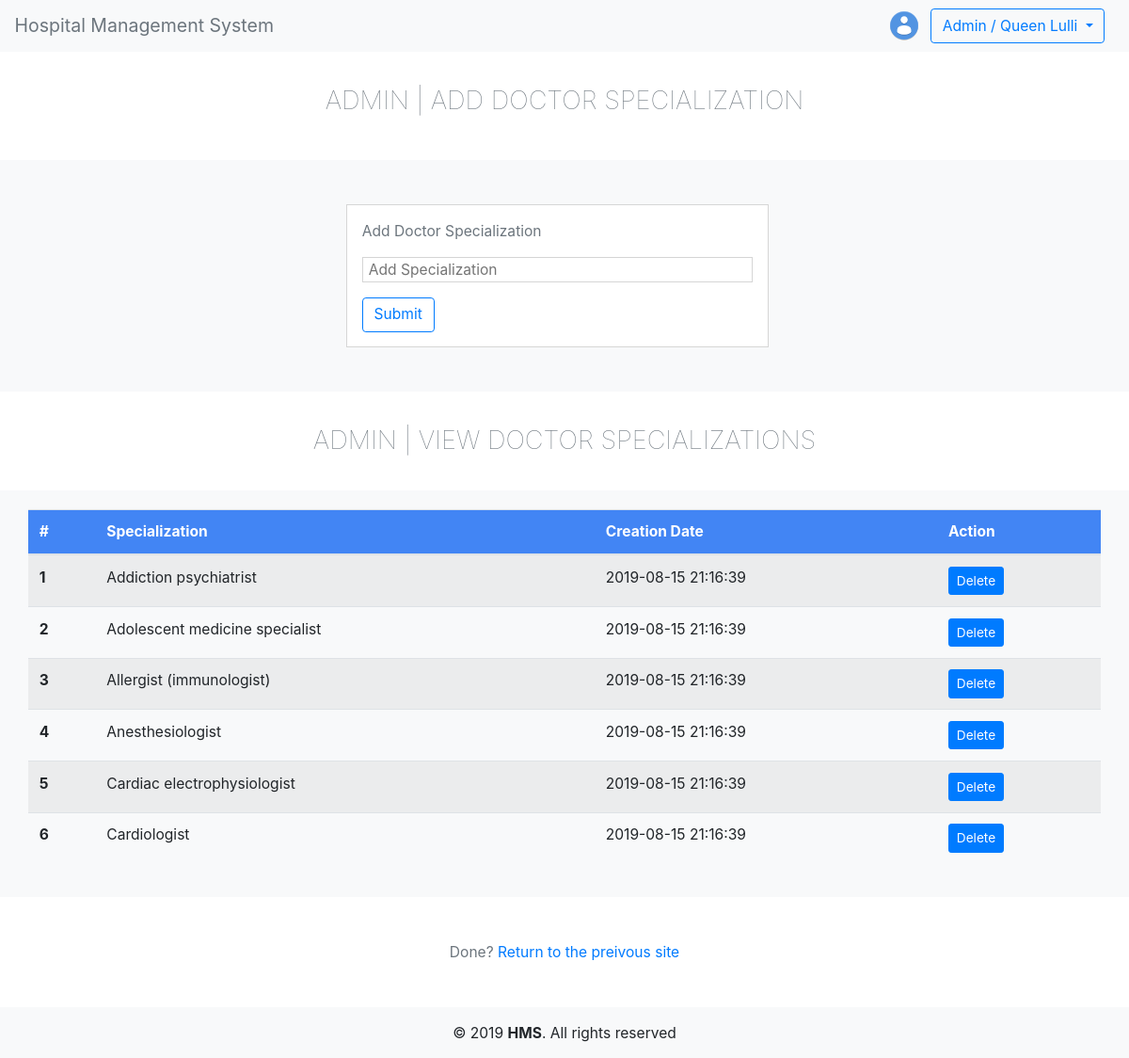
The page /admin/addSpecialization.php on the database its author committed.
### tables this page shows
CREATE TABLE specializations (
  specialization_no int(11) AUTO_INCREMENT PRIMARY KEY NOT NULL,
  specialization_name varchar(256) NOT NULL,
  specialization_creation_date DATETIME NOT NULL,
  display DATETIME NOT NULL
);

### admin/addSpecialization.php (the view, shortened to what this page needs)
<?php require 'header.php'; ?>
<center>   <h3 class="heading text-muted">ADMIN | ADD DOCTOR SPECIALIZATION</h3>   </center>
<div class="wrapper row fluid bg-light mt-5 p-5 justify-content-center">
  <form action="addSpecialization.inc.php" method="POST" class="p-3">
    <p class="text-muted">Add Doctor Specialization</p>
<?php
  if (isset($_GET['specialization'])) {
    $specialization = $_GET['specialization'];
    echo '<input type="text" placeholder="Add Specialization" name="specialization" value="'.$specialization.'">';
  }
  else{
    echo '<input type="text" placeholder="Add Specialization" name="specialization">';
  }
?>
    <button class="btn btn-outline-primary mt-3" type="submit" name="submit">Submit</button>
  </form>
</div>
<center>   <h3 class="heading text-muted">ADMIN | VIEW DOCTOR SPECIALIZATIONS</h3>   </center>
<div class="wrap bg-light mb-5">
  <table class="table table-striped">
    <thead class="thead" style="background-color: #4285F4">
      <tr>
        <th scope="col" style="color: white">#</th>
        <th scope="col" style="color: white">Specialization</th>
        <th scope="col" style="color: white">Creation Date</th>
        <th scope="col" style="color: white">Action</th>
      </tr>
    </thead>
    <tbody>
<?php
  require 'dbh.php';
  $sql = "SELECT * FROM specializations WHERE display = 'yes' ORDER BY specialization_name ASC";
  $result = mysqli_query($conn, $sql);
  $rowNo = 1;
  if (mysqli_num_rows($result) > 0) {
    while ($row = mysqli_fetch_assoc($result)) {
      echo '<tr>';
      echo "<th scope='col'>".$rowNo."</th>";
      echo '<td>'.$row['specialization_name'].'</td>';
      echo '<td>'.$row['specialization_creation_date'].'</td>';
      echo '<td><button class="btn btn-primary btn-sm" data-name="'.$row['specialization_name'].'" data-row="'.$row['specialization_no'].'">Delete</button></td>';
      echo '</tr>';
      $rowNo += 1;
    }
  }
?>
    </tbody>
  </table>
</div>
  <center><p class="text-muted" style="display: inline;">Done?</p><a href="doctors.php"> Return to the preivous site</a></center>
<div class="footer-copyright text-center py-3 bg-light mt-5">© 2019 <strong>HMS</strong>. All rights reserved</div>
</body>
</html>

### admin/addSpecialization.php (style rules this page uses)
* { font-size: 1.3vw; }
.heading { font-weight: lighter; margin: 3vw; }
.wrapper { margin-right: 0 !important; }
form { width: 40%; background-color: white; border: 0.1vw solid #D6D6D6; }
form input { width: 100%; border: 0.1vw solid #D5D5D5; padding-left: 0.5vw; }
.wrap { padding: 20px; }
.table { width: 95vw; position: relative; left: 50%; transform: translateX(-50%); }

### rows shown on the page
specializations: specialization_name "Addiction psychiatrist", specialization_creation_date "2019-08-15 21:16:39"
specializations: specialization_name "Adolescent medicine specialist", specialization_creation_date "2019-08-15 21:16:39"
specializations: specialization_name "Allergist (immunologist)", specialization_creation_date "2019-08-15 21:16:39"
specializations: specialization_name "Anesthesiologist", specialization_creation_date "2019-08-15 21:16:39"
specializations: specialization_name "Cardiac electrophysiologist", specialization_creation_date "2019-08-15 21:16:39"
specializations: specialization_name "Cardiologist", specialization_creation_date "2019-08-15 21:16:39"
